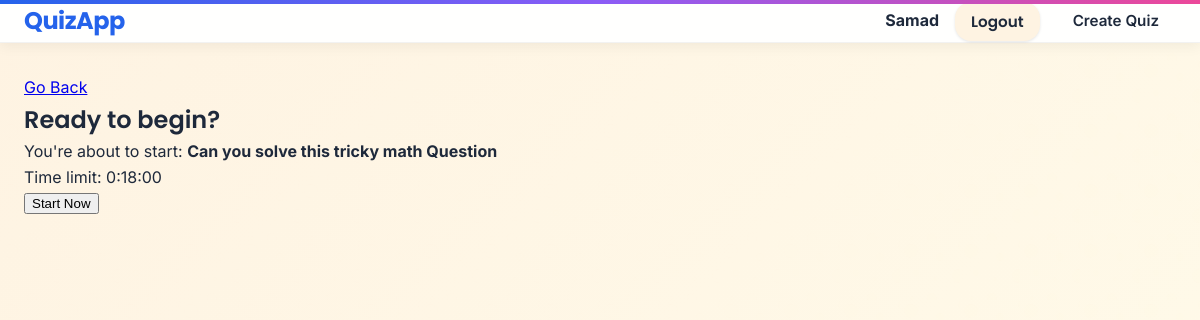
The app's page /quiz/2/start/ (signed in), older data.
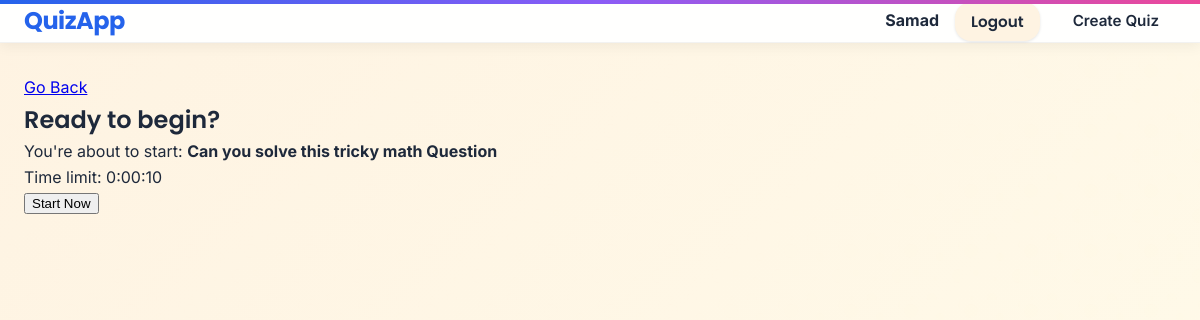
The same page, newer data.
### app/models.py (models this page shows, shortened)
class Quizes(models.Model):
    title = models.CharField(max_length=200)
    description = models.TextField(blank=True, null=True)
    created_by = models.ForeignKey(User, on_delete=models.SET_NULL, null=True, blank=True)
    created_at = models.DateTimeField(auto_now_add=True)
    duration = models.DurationField(default=timedelta(minutes=10))  # Quiz time limit
    difficulty = models.CharField(max_length=1, choices=DIFFICULT_CHOICES, default="M")
    is_active = models.BooleanField(default=True) #can be attempt
    available_until = models.DateTimeField(null=True, blank=True)

### app/views.py (the view, shortened to what this page needs)
# urls.py: path("quiz/<int:pk>/start/", QuizStartView.as_view(), name="quiz-start"),
@method_decorator(login_required, name='dispatch')
class QuizStartView(FormView):
    template_name = 'app/quiz_start.html'
    form_class = QuizForm
    def get_context_data(self, **kwargs):
        context = super().get_context_data(**kwargs)
        quiz = get_object_or_404(Quizes, pk=self.kwargs['pk'])
        context['quiz'] = quiz
        return context

### app/templates/app/quiz_start.html (shortened to what this page needs)
{% extends 'base.html' %}
{% block content %}
<a href="{% url 'quiz-detail' quiz.pk %}">Go Back</a>
<h2>Ready to begin?</h2>
<p>You're about to start: <strong>{{ quiz.title }}</strong></p>
<p>Time limit: {{ quiz.duration }}</p>
<form method="post">
    <button type="submit">Start Now</button>
</form>
{% endblock %}

Row changes from the older to the newer data that the page shows:
changed Quizes "Can you solve this tricky math Question": duration "0:18:00" → "0:00:10"
